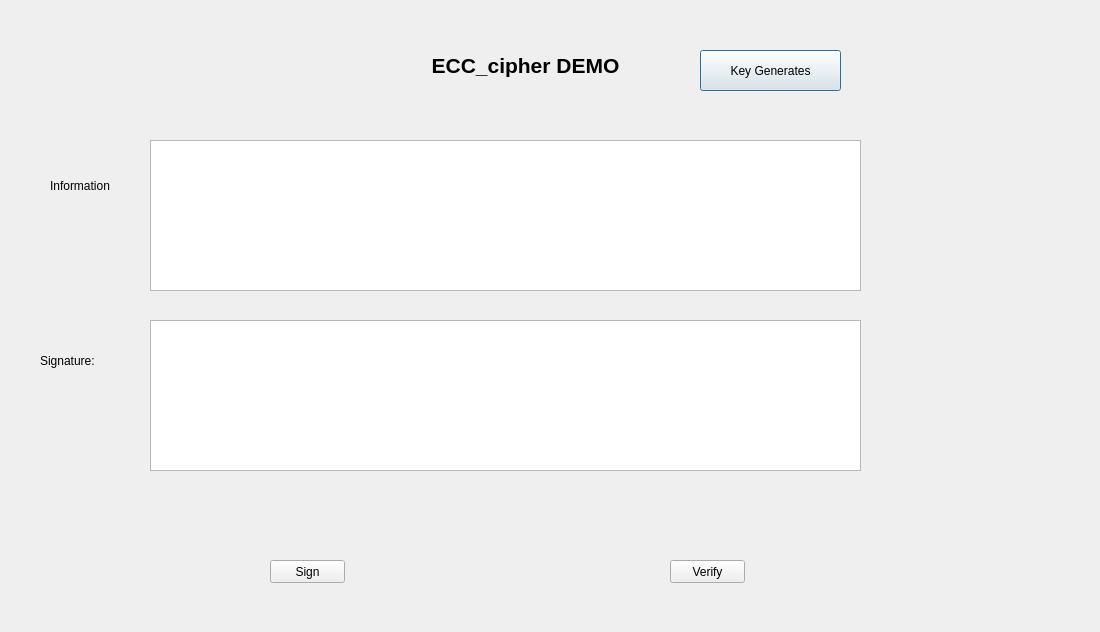
<?xml version="1.0" encoding="UTF-8"?>
<ui version="4.0">
 <class>Dialog</class>
 <widget class="QDialog" name="Dialog">
  <property name="geometry">
   <rect>
    <x>0</x>
    <y>0</y>
    <width>1100</width>
    <height>632</height>
   </rect>
  </property>
  <property name="windowTitle">
   <string>Dialog</string>
  </property>
  <widget class="QLabel" name="label">
   <property name="geometry">
    <rect>
     <x>370</x>
     <y>10</y>
     <width>311</width>
     <height>111</height>
    </rect>
   </property>
   <property name="font">
    <font>
     <pointsize>16</pointsize>
     <weight>75</weight>
     <bold>true</bold>
    </font>
   </property>
   <property name="text">
    <string>ECC_cipher DEMO</string>
   </property>
   <property name="alignment">
    <set>Qt::AlignCenter</set>
   </property>
  </widget>
  <widget class="QPushButton" name="btn_gen_keys">
   <property name="geometry">
    <rect>
     <x>700</x>
     <y>50</y>
     <width>141</width>
     <height>41</height>
    </rect>
   </property>
   <property name="text">
    <string>Key Generates</string>
   </property>
  </widget>
  <widget class="QLabel" name="label_2">
   <property name="geometry">
    <rect>
     <x>50</x>
     <y>170</y>
     <width>81</width>
     <height>31</height>
    </rect>
   </property>
   <property name="text">
    <string>Information</string>
   </property>
  </widget>
  <widget class="QLabel" name="label_3">
   <property name="geometry">
    <rect>
     <x>40</x>
     <y>350</y>
     <width>61</width>
     <height>21</height>
    </rect>
   </property>
   <property name="frameShape">
    <enum>QFrame::NoFrame</enum>
   </property>
   <property name="text">
    <string>Signature:</string>
   </property>
  </widget>
  <widget class="QTextEdit" name="txtInformation">
   <property name="geometry">
    <rect>
     <x>150</x>
     <y>140</y>
     <width>711</width>
     <height>151</height>
    </rect>
   </property>
  </widget>
  <widget class="QTextEdit" name="txtSignature">
   <property name="geometry">
    <rect>
     <x>150</x>
     <y>320</y>
     <width>711</width>
     <height>151</height>
    </rect>
   </property>
  </widget>
  <widget class="QPushButton" name="btn_sign">
   <property name="geometry">
    <rect>
     <x>270</x>
     <y>560</y>
     <width>75</width>
     <height>23</height>
    </rect>
   </property>
   <property name="text">
    <string>Sign</string>
   </property>
  </widget>
  <widget class="QPushButton" name="btn_verify">
   <property name="geometry">
    <rect>
     <x>670</x>
     <y>560</y>
     <width>75</width>
     <height>23</height>
    </rect>
   </property>
   <property name="text">
    <string>Verify</string>
   </property>
  </widget>
 </widget>
 <resources/>
 <connections/>
</ui>
